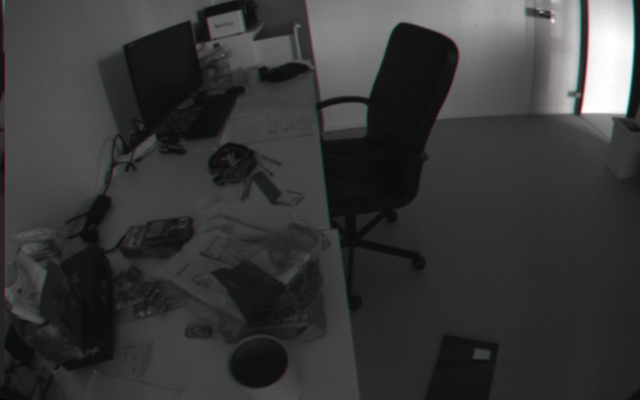
%> input picture output/tmp/pic2.bmp, 640 x 400 px
$ octave retinex.m   (GNU Octave 9; MATLAB toolbox functions it lacks are replaced by stand-ins)
%> lines starting %> are read from the running program, lines starting %| are printed output that depends on the picture
i=imread('pic2.bmp');
%> i is the input picture: size 400x640x3 uint8; mean R, G, B 56.3, 56.3, 56.3
r=double(i(:,:,1));
g=double(i(:,:,2));
b=double(i(:,:,3));
k_smooth=fspecial('gaussian',5,1.5);
lowF_r=conv2(r,k_smooth,'same');
lowF_g=conv2(g,k_smooth,'same');
lowF_b=conv2(b,k_smooth,'same');
Reflection_R=exp(log(r)-log(lowF_r));
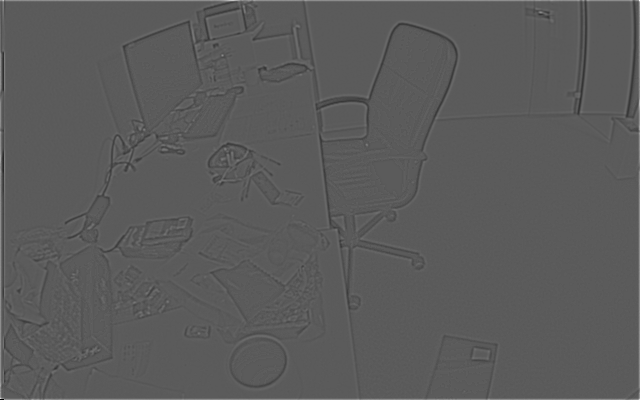
%> Reflection_R: size 400x640 double; min 0, max 2.8, mean 1; drawn with min black and max white
Reflection_G=exp(log(g)-log(lowF_g));
Reflection_B=exp(log(b)-log(lowF_b));
maxR=max(max(Reflection_R));
%> maxR = 2.8
maxG=max(max(Reflection_G));
%> maxG = 2.42
maxB=max(max(Reflection_B));
%> maxB = 2.42
Reflection_R=Reflection_R.*(255/maxR);
Reflection_G=Reflection_G.*(255/maxG);
Reflection_B=Reflection_B.*(255/maxB);
retinex_img=cat(3,Reflection_R,Reflection_G,Reflection_B);
imshow((uint8(retinex_img)));
